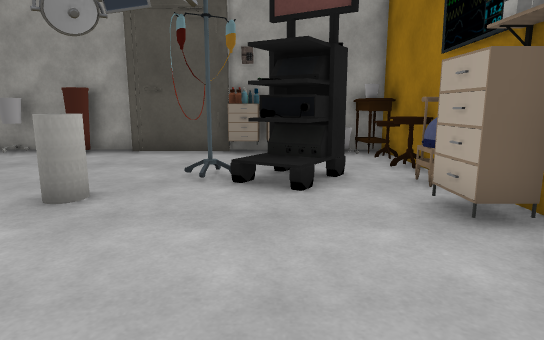
view 1 (above)

12 first-person views from a walk through a Unity game level. The camera is 1.3 m above the floor, tilts 10° down and sees 75° across. The floor is counted in squares, 1 m on a side. Each view is taken from the middle of a square. On the plan, view 1 faces up. The plan holds only what a view shows up to about 15 squares ahead; the rest is blank. The player is left out. Some animated figures are not drawn. Some surface patterns are stand-ins.

view 2
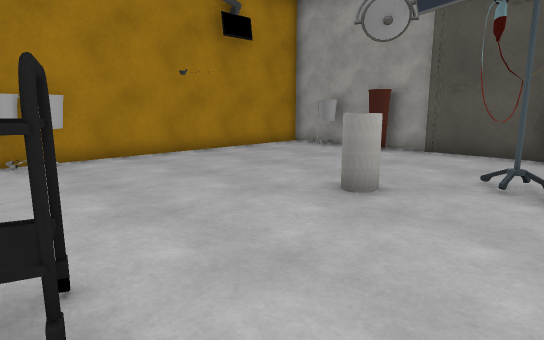

view 3
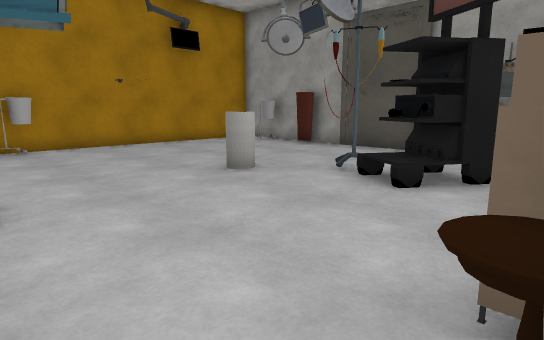

view 4
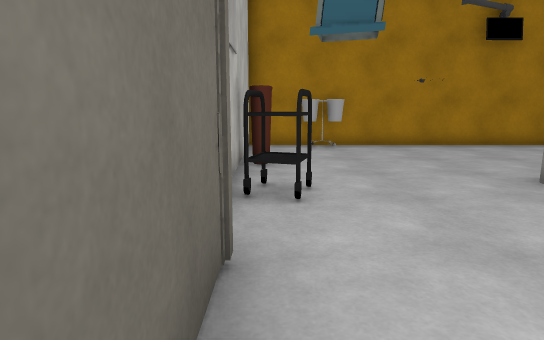

view 5
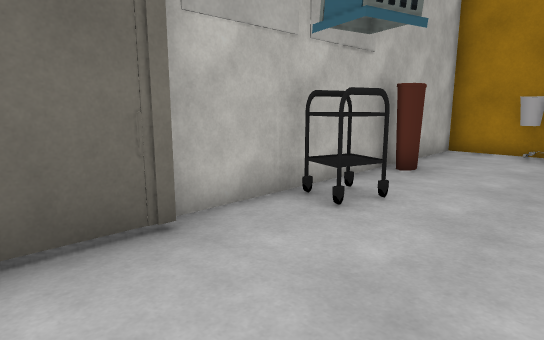

view 6
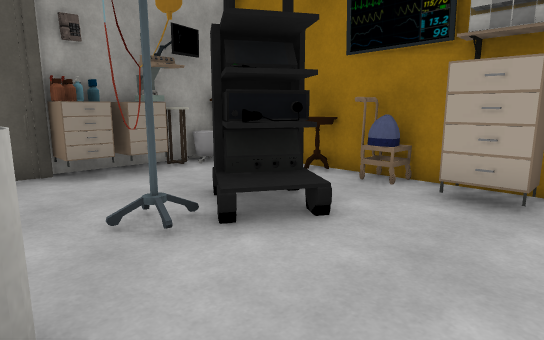

view 7
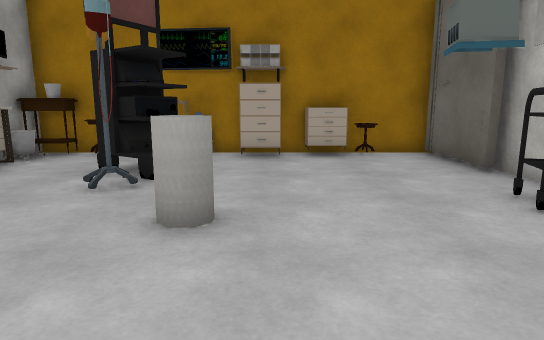

view 8
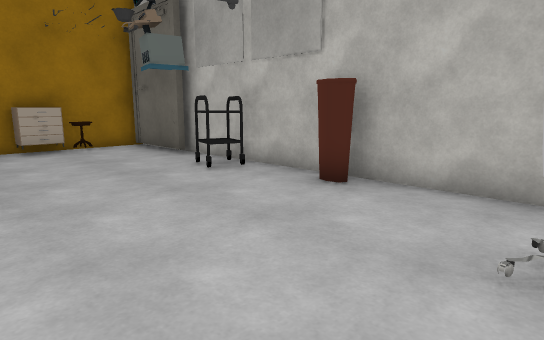

view 9
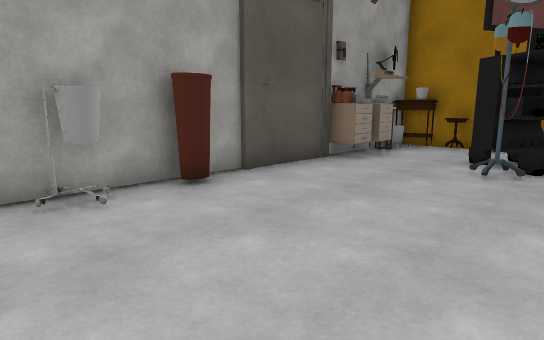

view 10
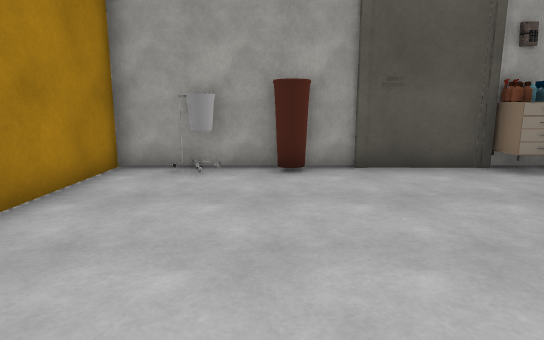

view 11
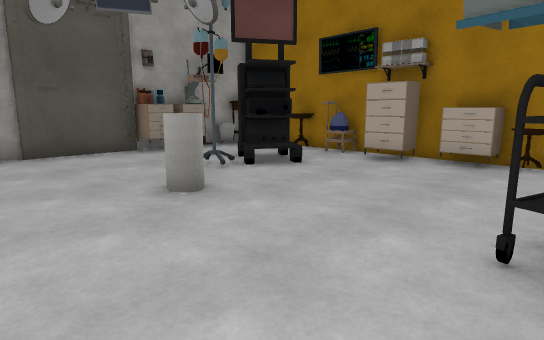

view 12
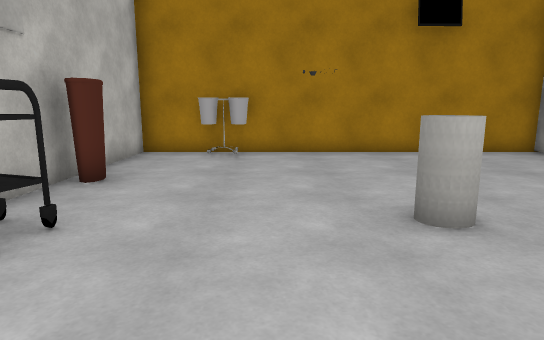

### Floor plan
Points are (right, up) in squares from view 1. A wall is a line through its corners. A room is listed if a view was taken in it or the views show most of it. See-through windows are left out.
Room 1 (views 1, 2, 3, 4, 5, 6, 7, 8, 9, 10, 11, 12)
walls: (-2.7, 0.6) (-2.9, -0.2); (-2.7, 0.6) (-1.9, 0.4); (-3, -0.2) (-2.7, 0.7) (-1.9, 0.3) (-2.1, -0.4); (-1.5, 10.7) (-9.4, 10.7) (-9.4, -0.8) (0.5, -0.7); (0, -0.4) (3.3, -0.4) (3.3, 0.4); (3.3, 4.9) (3.3, 5.5); (0.9, 10.6) (0.4, 10.6); (3.4, 10.7) (0.4, 10.7)
objects: other object (-9, 1); other object (-9, 2); other object (-9, 3); other object (-8, 10); other object (-7, 10); other object (-6, 10); other object (-5, 0); other object (-3, 5); other object (-1, 10); other object (0, 6) to (1, 7); other object (0, 10); other object (0, 11); other object (1, 10); other object (2, 4); other object (2, 10); other object (3, 1); other object (3, 2); other object (3, 3); other object (3, 4); other object (3, 6); other object (3, 7) to (3, 8); other object (3, 9); other object (3, 10)

Positions as (right, up) in squares from view 1, and headings:
1: (0, 0), facing up
2: (0, 0), facing up-left
3: (3, 0), facing up-left
4: (3, 0), facing left
5: (2, 3), facing down-left
6: (-3, 3), facing up-right
7: (-7, 4), facing right
8: (-9, 5), facing down-right
9: (-9, 5), facing up-right
10: (-6, 3), facing up
11: (-6, 0), facing up-right
12: (1, 3), facing left
